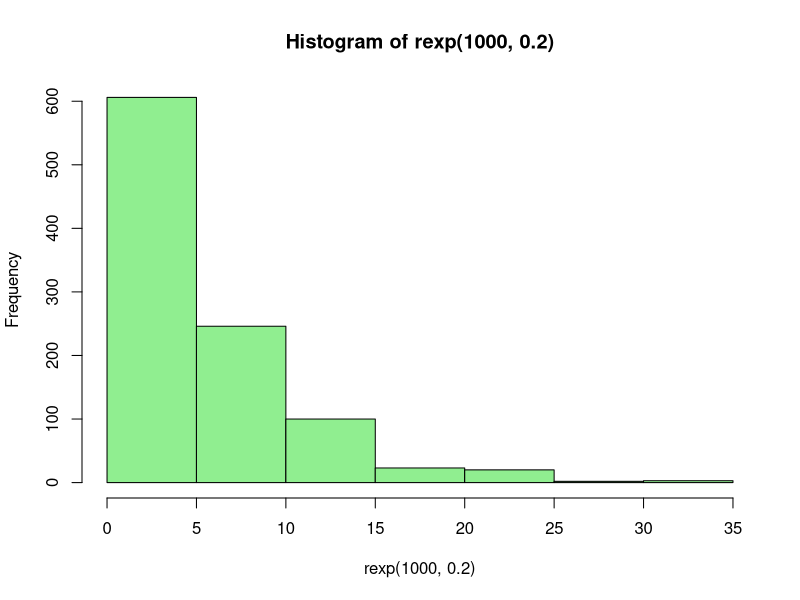
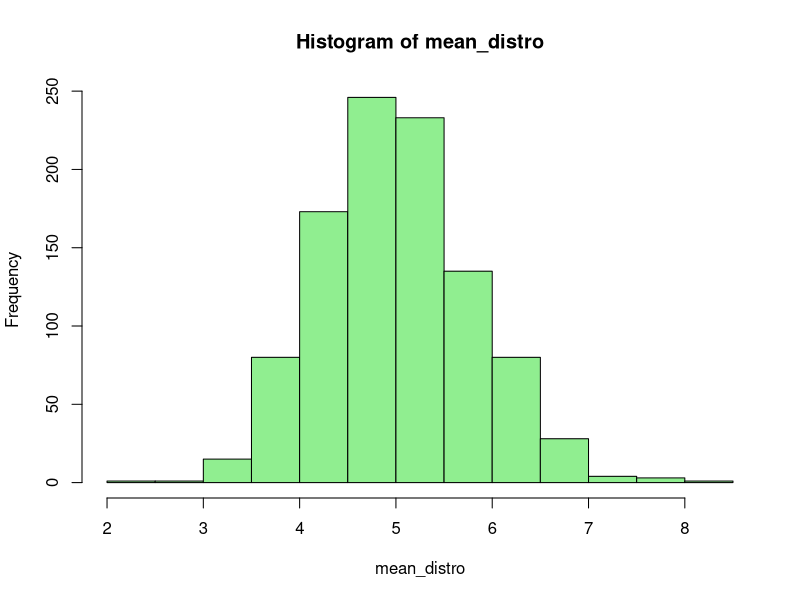
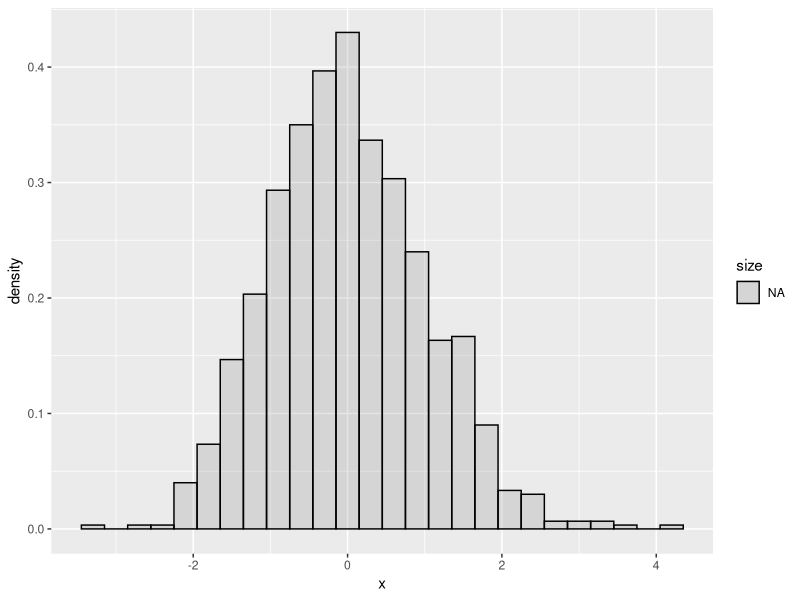
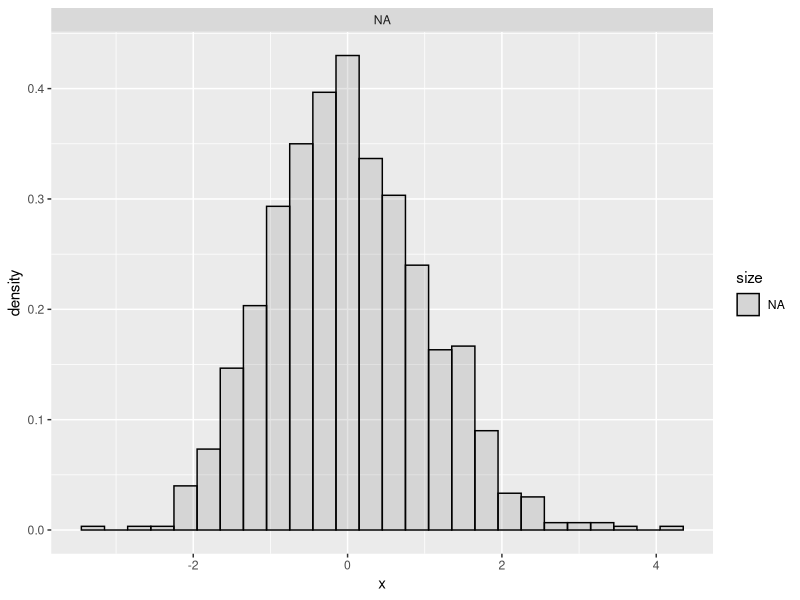
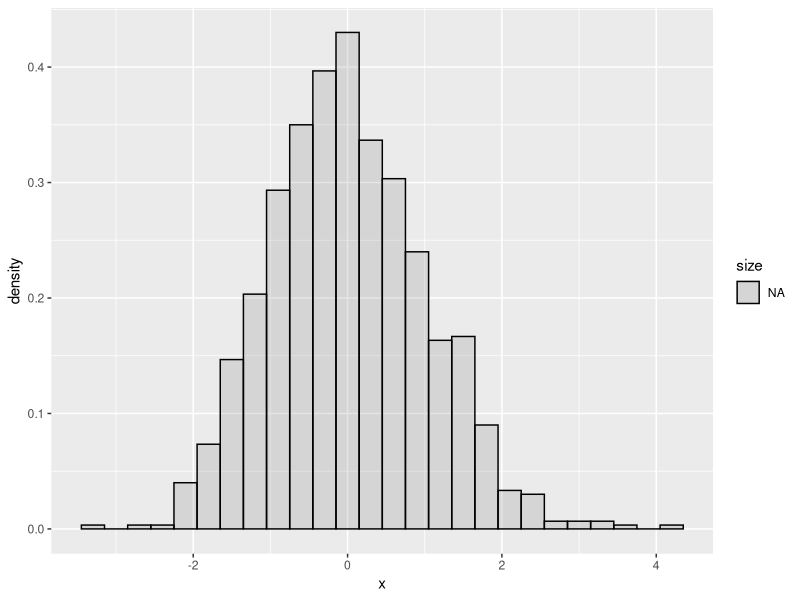

Write R code to recreate these figures, in order.
## ---- chunk 1
# load libraries
library(ggplot2)
## ---- chunk 2

mean_distro <- NULL
for (i in 1 : 1000) mean_distro = c(mean_distro, mean(rexp(40,0.2)))

## ---- chunk 3
round(mean(mean_distro),2)
## ---- chunk 4
# theoretical variance
round((5*sqrt(10)/20),2)

# distribution variance
round(var(mean_distro),2)

## ---- chunk 5
hist(rexp(1000,0.2), col="lightgreen")
## ---- chunk 6
hist(mean_distro, col="lightgreen")
## ---- chunk 7
# !!! this code is broken !!!
nosim <- 1000
cfunc <- function(x, n) sqrt(n) * (x - 5) / 5
std_mean_distro <- sapply(mean_distro, cfunc, 40)
dat <- data.frame(
  x = sapply(mean_distro, cfunc, 40),
  size = factor(40, rep(nosim, 1)))
g <- ggplot(dat, aes(x = x, fill = size)) + geom_histogram(alpha = .20, binwidth=.3, colour = "black", aes(y = ..density..)) 
g
#g <- g + stat_function(fun = dnorm, size = 2)
g + facet_grid(. ~ size)
g
#hist(std_mean_distro)
